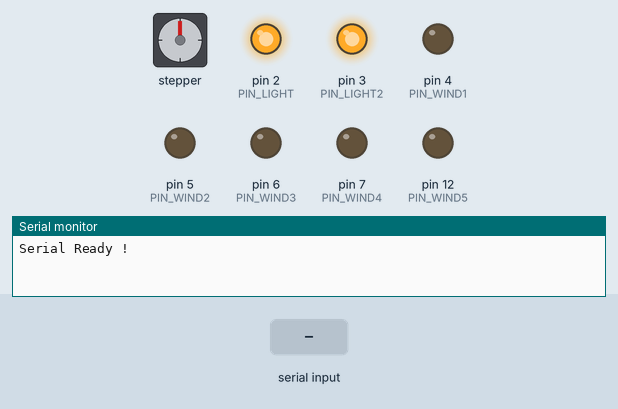
Recording of a sketch running on a simulated Arduino Uno, built with avr-gcc and run on an emulated ATmega328P. Parts: stepper motor, output pins drawn as LEDs (lit = HIGH), the last lines printed to the serial monitor. Wiring (inferred from the names in the program): stepper motor (2048 steps per turn assumed): coils pin 8, pin 9, pin 10, pin 11. The test bench sets the inputs (shaded band). Pins used as bus, display or sensor lines are not drawn.

Above: at 1.2 s.
1.3 s: "b" received over Serial
At 1.9 s:
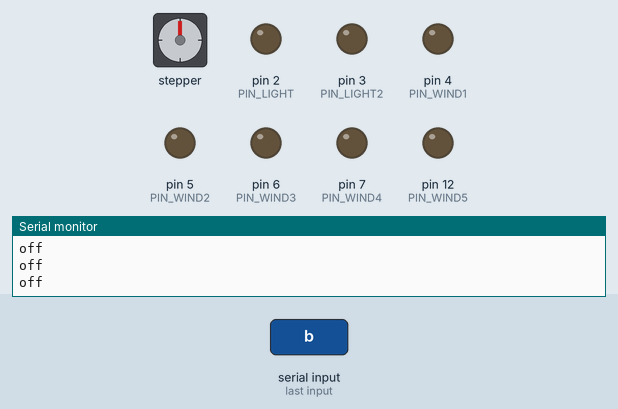
2.8 s: "d" received over Serial
At 4.7 s:
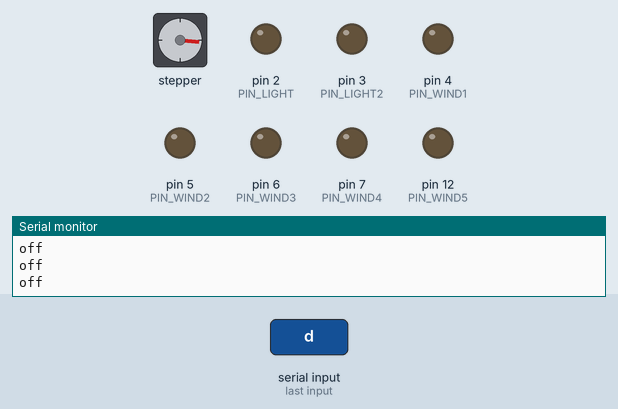
5.4 s: "a" received over Serial
At 6.3 s:
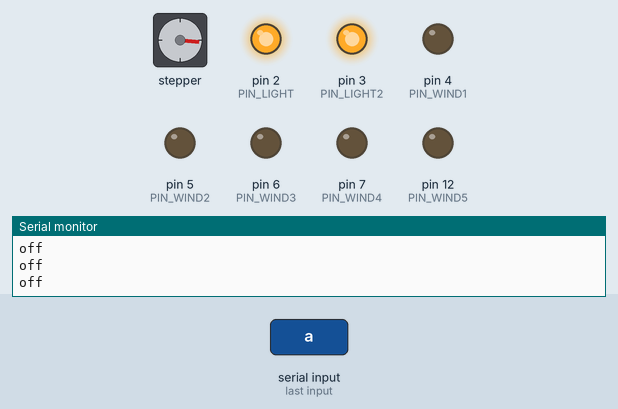
6.9 s: "c" received over Serial
At 9.5 s:
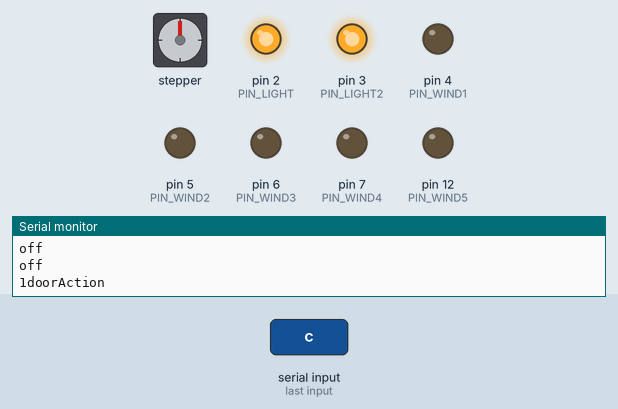
Timing chart, 0 to 10.5 s (numbered marks = the images above; inputs shaded):
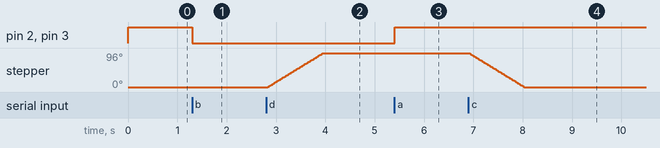

The sketch:

test2_Python_control.ino
```cpp
#define IN1  8
#define IN2  9
#define IN3  10
#define IN4  11

//******************* light *****************//
int PIN_LIGHT = 2;
int PIN_LIGHT2 = 3;
int PIN_WIND1 = 4; //ping 4, 5, 6, 7 and 12 bundle together for support enough power to motor
int PIN_WIND2 = 5;
int PIN_WIND3 = 6;
int PIN_WIND4 = 7;
int PIN_WIND5 = 12;

boolean LED_STATE = true;
char INPUT_VALUE = '.';
boolean PRE_STATE = LED_STATE;
//******************************************//

//********* door **********************//
boolean DOOR_STATE = true;
boolean PRE_DOOR_STATE = DOOR_STATE;
int Steps = 0;
boolean Direction = true;// gre
unsigned long last_time;
unsigned long currentMillis ;
int steps_left=10;
long time;
//********** wind *******************//
boolean WIND_STATE = true;
boolean PRE_WIND_STATE = WIND_STATE;
//**************************************//

void setup() {
  Serial.begin(9600);
  Serial.println("Serial Ready !");
  pinMode(2, OUTPUT);
  pinMode(3, OUTPUT);
  pinMode(4, OUTPUT);
  pinMode(5, OUTPUT);
  pinMode(6, OUTPUT);
  pinMode(7, OUTPUT);
  pinMode(12, OUTPUT);

  pinMode(IN1, OUTPUT);
  pinMode(IN2, OUTPUT);
  pinMode(IN3, OUTPUT);
  pinMode(IN4, OUTPUT);
  // put your setup code here, to run once:
}

void loop() {
  if(Serial.available() > 0){
    INPUT_VALUE = Serial.read();
  }

  if(INPUT_VALUE=='a'){//detect LED
    LED_STATE=true;
  }
  else if(INPUT_VALUE == 'b'){
    LED_STATE=false;
  }
  else if(INPUT_VALUE == 'c'){
    DOOR_STATE = true;
  }
  else if(INPUT_VALUE == 'd'){
    DOOR_STATE = false;
  }
  else if(INPUT_VALUE == 'e'){
    WIND_STATE = true;
  }
  else if(INPUT_VALUE == 'f'){
    WIND_STATE = false;
  }

  if(PRE_STATE != LED_STATE){
    if(LED_STATE){
      Serial.println("on");
    }
    else{
      Serial.println("off");
    }
  }

  if(LED_STATE){
    digitalWrite(PIN_LIGHT, HIGH);
    digitalWrite(PIN_LIGHT2,HIGH);
  }
  else{
    digitalWrite(PIN_LIGHT, LOW);
    digitalWrite(PIN_LIGHT2,LOW);
  }
//****************** DOOR ******************//
  if(PRE_DOOR_STATE != DOOR_STATE){
    PRE_DOOR_STATE = DOOR_STATE;
    Serial.print(DOOR_STATE);
    if(DOOR_STATE){
      Direction = true;
    }
    else{
      Direction = false;
    }
    doorAction();
  }
 //*****************************************//
 //***************** WIND ********************//
 if(PRE_WIND_STATE != WIND_STATE){
  PRE_WIND_STATE = WIND_STATE;
  Serial.print(WIND_STATE);
  if(WIND_STATE){
    digitalWrite(PIN_WIND1, HIGH);
    digitalWrite(PIN_WIND2, HIGH);
    digitalWrite(PIN_WIND3, HIGH);
    digitalWrite(PIN_WIND4, HIGH);
    digitalWrite(PIN_WIND5, HIGH);
  }
  else{
    digitalWrite(PIN_WIND1, LOW);
    digitalWrite(PIN_WIND2, LOW);
    digitalWrite(PIN_WIND3, LOW);
    digitalWrite(PIN_WIND4, LOW);
    digitalWrite(PIN_WIND5, LOW);
 }
  // put your main code here, to run repeatedly:
 }
}

void doorAction(){
   steps_left=1100;
   Serial.println("doorAction");
    while(steps_left>0){
      currentMillis = micros();
      if(currentMillis-last_time>=1000){
       stepper(1);
       time=time+micros()-last_time;
       last_time=micros();
       steps_left--;
    }
  }
}

void stepper(int xw){
switch(Steps){
   case 0:
     digitalWrite(IN1, LOW);
     digitalWrite(IN2, LOW);
     digitalWrite(IN3, LOW);
     digitalWrite(IN4, HIGH);
   break;
   case 1:
     digitalWrite(IN1, LOW);
     digitalWrite(IN2, LOW);
     digitalWrite(IN3, HIGH);
     digitalWrite(IN4, HIGH);
   break;
   case 2:
     digitalWrite(IN1, LOW);
     digitalWrite(IN2, LOW);
     digitalWrite(IN3, HIGH);
     digitalWrite(IN4, LOW);
   break;
   case 3:
     digitalWrite(IN1, LOW);
     digitalWrite(IN2, HIGH);
     digitalWrite(IN3, HIGH);
     digitalWrite(IN4, LOW);
   break;
   case 4:
     digitalWrite(IN1, LOW);
     digitalWrite(IN2, HIGH);
     digitalWrite(IN3, LOW);
     digitalWrite(IN4, LOW);
   break;
   case 5:
     digitalWrite(IN1, HIGH);
     digitalWrite(IN2, HIGH);
     digitalWrite(IN3, LOW);
     digitalWrite(IN4, LOW);
   break;
     case 6:
     digitalWrite(IN1, HIGH);
     digitalWrite(IN2, LOW);
     digitalWrite(IN3, LOW);
     digitalWrite(IN4, LOW);
   break;
   case 7:
     digitalWrite(IN1, HIGH);
     digitalWrite(IN2, LOW);
     digitalWrite(IN3, LOW);
     digitalWrite(IN4, HIGH);
   break;
   default:
     digitalWrite(IN1, LOW);
     digitalWrite(IN2, LOW);
     digitalWrite(IN3, LOW);
     digitalWrite(IN4, LOW);
   break;
}
SetDirection();
}

void SetDirection(){
if(Direction==1){ Steps++;}
if(Direction==0){ Steps--; }
if(Steps>7){Steps=0;}
if(Steps<0){Steps=7; }
}
```

Measured:
- after the input at 1.3 s, pin 2 (PIN_LIGHT), pin 3 (PIN_LIGHT2): HIGH → LOW at once
- after the input at 2.8 s, stepper: turns 96° clockwise in 1.1 s, starting at once
- after the input at 5.4 s, pin 2 (PIN_LIGHT), pin 3 (PIN_LIGHT2): LOW → HIGH at once
- after the input at 6.9 s, stepper: turns 96° counter-clockwise in 1.1 s, starting at once
